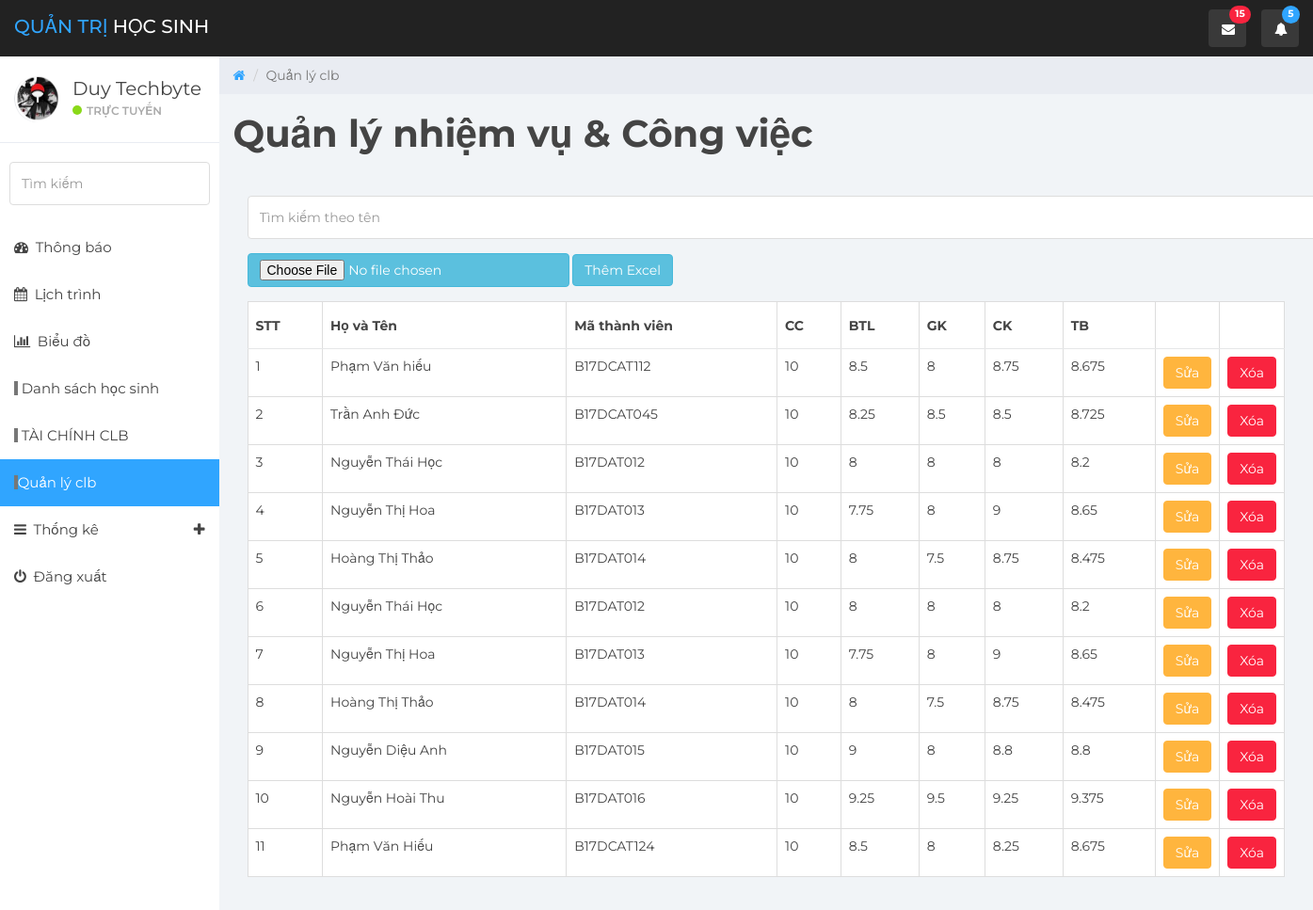
/impEx.php (signed in), run on the app's committed database.
### tables this page shows
CREATE TABLE `diem` (
  `id` int(11) NOT NULL,
  `id_lop` int(11) NOT NULL,
  `name` varchar(100) NOT NULL,
  `msv` varchar(100) NOT NULL,
  `cc` float NOT NULL,
  `btl` float NOT NULL,
  `ktr` float NOT NULL,
  `ck` float NOT NULL,
  `TB` float NOT NULL
);

### dbhelp.php (called while the page is built, shortened)
<?php
function executeResult($sql) {
	$conn = mysqli_connect(HOST, USERNAME, PASSWORD, DATABASE);
	$resultset = mysqli_query($conn, $sql);
	$list      = [];
	while ($row = mysqli_fetch_array($resultset,1)) {
		$list[] = $row;
	}
	return $list;
}

### impEx.php (the view, shortened to what this page needs)
<?php
require_once ('dbhelp.php');
?>
<!DOCTYPE html>
<html>
<head>
    <link href="css/bootstrap.min.css" rel="stylesheet">
    <link href="css/font-awesome.min.css" rel="stylesheet">
    <link href="css/datepicker3.css" rel="stylesheet">
    <link href="css/styles.css" rel="stylesheet">
</head>
<body>
    <nav class="navbar navbar-custom navbar-fixed-top" role="navigation">
        <div class="container-fluid">
            <div class="navbar-header">
                <a class="navbar-brand" href="admin.php"><span>Quản Trị</span> học sinh </a>
                <ul class="nav navbar-top-links navbar-right">
                    <li class="dropdown"><a class="dropdown-toggle count-info" data-toggle="dropdown" href="admin.php">
                        <em class="fa fa-envelope"></em><span class="label label-danger">15</span>
                    </a>
                    </li>
                    <li class="dropdown"><a class="dropdown-toggle count-info" data-toggle="dropdown" href="#">
                        <em class="fa fa-bell"></em><span class="label label-info">5</span>
                    </a>
                    </li>
                </ul>
            </div>
        </div>
    </nav>
 <div id="sidebar-collapse" class="col-sm-3 col-lg-2 sidebar">
        <div class="profile-sidebar">
            <div class="profile-userpic">
                <img src="3.png" class="img-responsive" alt="">
            </div>
            <div class="profile-usertitle">
                <div class="profile-usertitle-name">Duy Techbyte</div>
                <div class="profile-usertitle-status"><span class="indicator label-success"></span>Trực tuyến</div>
            </div>
        </div>
        <form role="search">
            <div class="form-group">
                <input type="text" class="form-control" placeholder="Tìm kiếm">
            </div>
        </form>
        <ul class="nav menu">
            <li><a href="admin.php"><em class="fa fa-dashboard">&nbsp;</em> Thông báo </a></li>
            <li><a href="widgets.php"><em class="fa fa-calendar">&nbsp;</em> Lịch trình</a></li>
            <li><a href="charts.php"><em class="fa fa-bar-chart">&nbsp;</em> Biểu đồ </a></li>
            <li ><a href="qlsv.php"><em class="fa label-default">&nbsp;</em> Danh sách học sinh</a></li>
            <li><a href="panels.php"><em class="fa label-default">&nbsp;</em> TÀI CHÍNH CLB </a></li>
            <li class="active"><a href="diem.php"><em class="fa label-default">&nbsp;</em>Quản lý clb </a></li>
            <li class="parent "><a data-toggle="collapse" href="#sub-item-1">
                <em class="fa fa-navicon">&nbsp;</em> Thống kê <span data-toggle="collapse" href="#sub-item-1" class="icon pull-right"><em class="fa fa-plus"></em></span>
                </a>
            </li>
            <li><a href="logout.php"><em class="fa fa-power-off">&nbsp;</em> Đăng xuất</a></li>
        </ul>
    </div>
     <div class="col-sm-9 col-sm-offset-3 col-lg-10 col-lg-offset-2 main">
        <div class="row">
            <ol class="breadcrumb">
                <li><a href="admin.php">
                    <em class="fa fa-home"></em>
                </a></li>
                <li class="active">Quản lý clb</li>
            </ol>
        </div>
        <div class="row">
            <div class="col-lg-12">
                <h1 class="page-header"><b> Quản lý nhiệm vụ & Công việc</b></h1>
            </div>
        </div>
            <div class="container">
                <form method="get">
                    <input type="text" name="s" class="form-control" style="margin-top: 15px; margin-bottom: 15px;" placeholder="Tìm kiếm theo tên">
                </form>
                <form method="POST" accept-charset="utf-8" enctype="multipart/form-data">
                <button class ="btn btn-info" type="submit"><input type="file" name="file"></button>
                <button type="submit" class ="btn btn-info" name ="btnGui">Thêm Excel</button>
                </form>
            </div>
            <div class="panel-body">
                <table class="table table-bordered">
                    <thead>
                        <tr>
                            <th>STT</th>
                            <th>Họ và Tên</th>
                            <th>Mã thành viên </th>
                            <th>CC</th>
                            <th>BTL</th>
                            <th>GK </th>
                            <th>CK </th>
                            <th>TB</th>
                            <th width="60px"></th>
                            <th width="60px"></th>
                        </tr>
                    </thead>
                    <tbody>
<?php
if (isset($_GET['s']) && $_GET['s'] != '')
{
    $sql = 'SELECT * FROM diem WHERE name LIKE "%'.$_GET['s'].'%"';
}
else
{
    $sql = 'SELECT * FROM diem';
}
$studentList = executeResult($sql);
$index = 1;
foreach ($studentList as $std)
{
    echo '<tr>
            <td>'.($index++).'</td>
            <td>'.$std['name'].'</td>
            <td>'.$std['msv'].'</td>
            <td>'.$std['cc'].'</td>
            <td>'.$std['btl'].'</td>
            <td>'.$std['ktr'].'</td>
            <td>'.$std['ck'].'</td>
            <td>'.$std['TB'].'</td>
            <td><button class="btn btn-warning" onclick=\'window.open("editdiem.php?id='.$std['id'].'","_self")\'>Sửa</button></td>
            <td><button class="btn btn-danger" onclick="deleteDiem('.$std['id'].')">Xóa</button></td>
        </tr>';
}
?>
                    </tbody>
                </table>
            </div>
        </div>
</body>
</html>

### css/styles.css (style rules this page uses)
body { background: #f1f4f7; padding-top: 60px; font-size: 14px; color: #444444; font-family: "Montserrat", "Helvetica Neue", Helvetica, Arial, sans-serif; }
a, a:hover, a:focus { color: #30a5ff; }
h1, h2, h3, h4, h5, h6 { color: #444444; }
h1 { font-weight: 300; font-size: 40px; }
input.form-control { border: 1px solid #ddd; box-shadow: none; height: 46px; }
.navbar-custom { background: #222; height: 60px; }
.navbar-header .navbar-brand { color: #fff; font-size: 20px; text-transform: uppercase; font-weight: 500; height: 60px; padding-top: 18px; }
.navbar-header .navbar-brand span { color: #30a5ff; }
.dropdown { background: rgba(255, 255, 255, 0.1); float: left; margin: 10px 8px; padding: 0px; border-radius: 4px; }
.dropdown a.dropdown-toggle { color: #fff; height: 40px; width: 40px; padding-top: 11px; padding-left: 9px; }
.dropdown .label { top: -4px; left: 22px; padding-top: 4px; padding-bottom: 4px; position: absolute; border-radius: 9999px; }
.navbar-top-links li:last-child { margin-right: 15px; }
.dropdown em { margin: 0 5px; }
.btn-warning, .btn-warning:hover, .btn-warning:focus, .btn-warning:active, .btn-warning.active, .open > .dropdown-toggle.btn-warning, .btn-warning.disabled, .btn-warning[disabled], fieldset[disabled] .btn-warning, .btn-warning.disabled:hover, .btn-warning[disabled]:hover, fieldset[disabled] .btn-warning:hover, .btn-warning.disabled:focus, .btn-warning[disabled]:focus, fieldset[disabled] .btn-warning:focus, .btn-warning.disabled:active, .btn-warning[disabled]:active, fieldset[disabled] .btn-warning:active, .btn-warning.disabled.active, .btn-warning[disabled].active, fieldset[disabled] .btn-warning.active { background-color: #ffb53e; border-color: #ffb53e; }
.btn-danger, .btn-danger:hover, .btn-danger:focus, .btn-danger:active, .btn-danger.active, .open > .dropdown-toggle.btn-danger, .btn-danger.disabled, .btn-danger[disabled], fieldset[disabled] .btn-danger, .btn-danger.disabled:hover, .btn-danger[disabled]:hover, fieldset[disabled] .btn-danger:hover, .btn-danger.disabled:focus, .btn-danger[disabled]:focus, fieldset[disabled] .btn-danger:focus, .btn-danger.disabled:active, .btn-danger[disabled]:active, fieldset[disabled] .btn-danger:active, .btn-danger.disabled.active, .btn-danger[disabled].active, fieldset[disabled] .btn-danger.active { background-color: #f9243f; border-color: #f9243f; }
.label-default { background-color: #777; }
.label-success { background-color: #8ad919; }
.label-info { background-color: #30a5ff; }
.label-danger { background-color: #f9243f; }
.navbar { border: 0; }
.sidebar { display: block; padding: 0; display: none; box-shadow: none; background: #fff; }
.sidebar ul { margin: 20px 0px; }
.sidebar form { padding: 10px 0 0 0; margin: 10px 10px 20px 10px; }
@media (min-width: 768px) { .sidebar { display: block; position: fixed; top: 60px; bottom: 0; left: 0; z-index: 1000; display: block; margin: 0; padding: 0; overflow-x: hidden; overflow-y: auto; } }
@media (min-width: 768px) { .navbar-header { width: 100%; } }
.sidebar ul.nav .active a, .sidebar ul.nav li.parent a.active, .sidebar ul.nav .active > a:hover, .sidebar ul.nav li.parent a.active:hover, .sidebar ul.nav .active > a:focus, .sidebar ul.nav li.parent a.active:focus { color: #fff; background-color: #30a5ff; }
.sidebar ul.nav li a { height: 50px; font-size: 15px; line-height: 2em; color: #444444; }
.profile-sidebar { padding: 10px 0; border-bottom: 1px solid #e9ecf2; }
.indicator { width: 10px; height: 10px; display: inline-block; border-radius: 9999px; margin-right: 5px; }
.profile-userpic img { float: left; margin: 10px 0px 0px 15px; width: 50px; height: 50px; border-radius: 9999px !important; }
.profile-usertitle { float: left; text-align: left; margin: 10px 0 0 12px; }
.profile-usertitle-name { font-size: 20px; margin-bottom: 0px; }
.profile-usertitle-status { text-transform: uppercase; color: #AAA; font-size: 12px; font-weight: 600; margin-bottom: 15px; }
.breadcrumb { border-radius: 0; padding: 10px 15px 10px 15px; background: #e9ecf2; margin: 0; }
h1.page-header { margin-top: 20px; border-bottom: 0; }
.table { background: #fff; }
.table > thead > tr > th { border-bottom: 1px solid #e6e7e8; vertical-align: middle; height: 50px; }

### data on the page
diem: name "Phạm Văn hiếu", msv "B17DCAT112", cc "10", btl "8.5", ktr "8", ck "8.75", TB "8.675"
diem: name "Trần Anh Đức", msv "B17DCAT045", cc "10", btl "8.25", ktr "8.5", ck "8.5", TB "8.725"
diem: name "Nguyễn Thái Học", msv "B17DAT012", cc "10", btl "8", ktr "8", ck "8", TB "8.2"
diem: name "Nguyễn Thị Hoa", msv "B17DAT013", cc "10", btl "7.75", ktr "8", ck "9", TB "8.65"
diem: name "Hoàng Thị Thảo", msv "B17DAT014", cc "10", btl "8", ktr "7.5", ck "8.75", TB "8.475"
diem: name "Nguyễn Thái Học", msv "B17DAT012", cc "10", btl "8", ktr "8", ck "8", TB "8.2"
diem: name "Nguyễn Thị Hoa", msv "B17DAT013", cc "10", btl "7.75", ktr "8", ck "9", TB "8.65"
diem: name "Hoàng Thị Thảo", msv "B17DAT014", cc "10", btl "8", ktr "7.5", ck "8.75", TB "8.475"
diem: name "Nguyễn Diệu Anh", msv "B17DAT015", cc "10", btl "9", ktr "8", ck "8.8", TB "8.8"
diem: name "Nguyễn Hoài Thu", msv "B17DAT016", cc "10", btl "9.25", ktr "9.5", ck "9.25", TB "9.375"
diem: name "Phạm Văn Hiếu", msv "B17DCAT124", cc "10", btl "8.5", ktr "8", ck "8.25", TB "8.675"
